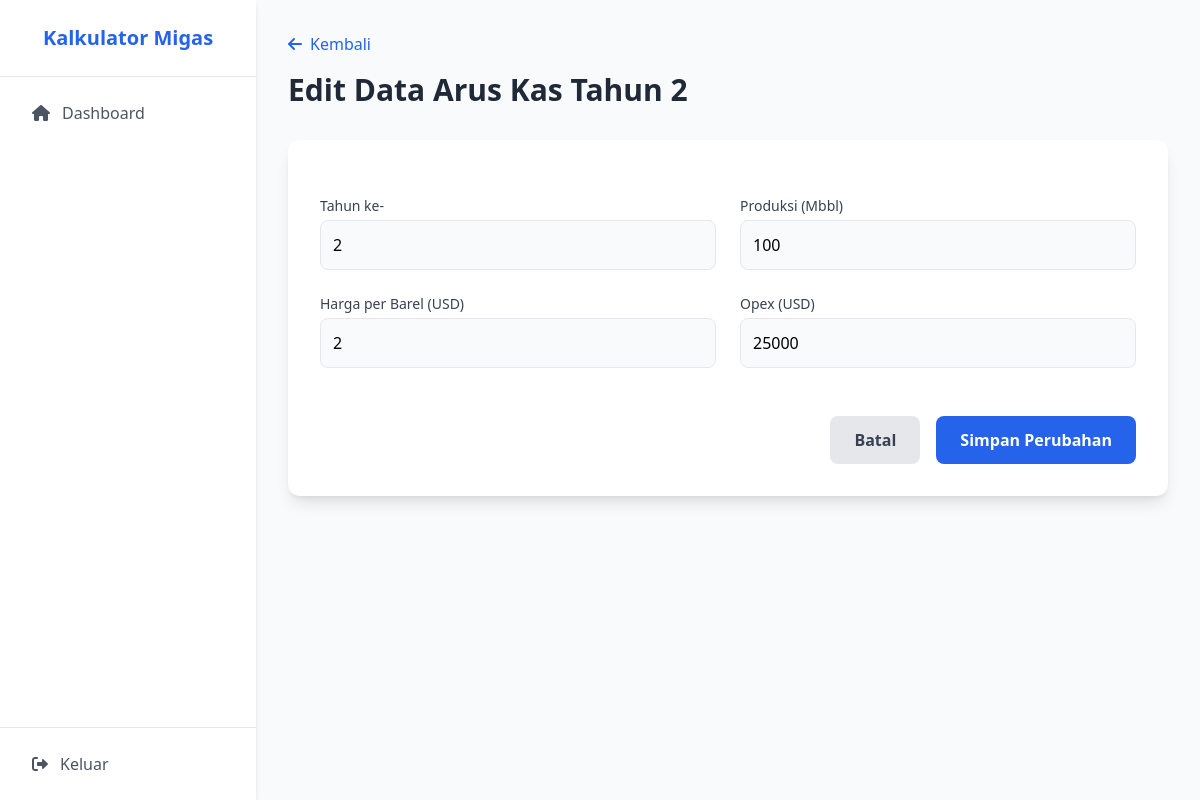
The app's page /edit-cashflow.php?id=16 (signed in) with its own data.
### tables this page shows
CREATE TABLE `cashflows` (
  `id` bigint UNSIGNED NOT NULL,
  `year` int NOT NULL,
  `production` int DEFAULT NULL,
  `income` int NOT NULL,
  `opex` int NOT NULL,
  `taxable_income` int NOT NULL,
  `net_cashflow` int NOT NULL,
  `project_id` bigint UNSIGNED NOT NULL,
  `created_at` timestamp NOT NULL,
  `updated_at` timestamp NOT NULL
);

### edit-cashflow.php (the view, shortened to what this page needs)
<?php
$user_id = $_SESSION['user_id'];
require_once "config.php";
$cashflow_id = isset($_GET['id']) ? trim($_GET['id']) : null;
$project_id = $year = $production = $price_per_barrel = $opex = "";
$validation_errors = [];
if ($_SERVER["REQUEST_METHOD"] == "POST") {
    $project_id = trim($_POST['project_id']);
    $year = trim($_POST['year']);
    $production = trim($_POST['production']);
    $price_per_barrel = trim($_POST['price_per_barrel']);
    $opex = trim($_POST['opex']);
    $sql_project = "SELECT tax, depreciation FROM projects WHERE id = ? AND user_id = ?";
    if ($stmt_project = $mysqli->prepare($sql_project)) {
        $stmt_project->bind_param("ii", $project_id, $user_id);
        $stmt_project->execute();
        $result = $stmt_project->get_result();
        $project_details = $result->fetch_assoc();
        $stmt_project->close();
    }
    if (empty($validation_errors) && $project_details) {
        $tax_percentage = $project_details['tax'];
        $depreciation_usd = $project_details['depreciation'];
        $income = $production * $price_per_barrel;
        $taxable_income = $income - $opex - $depreciation_usd;
        $tax_amount = ($taxable_income > 0) ? $taxable_income * ($tax_percentage / 100) : 0;
        $net_cashflow = $income - $opex - $tax_amount;
        $sql_update = "UPDATE cashflows SET year=?, production=?, income=?, opex=?, taxable_income=?, net_cashflow=?, updated_at=NOW() WHERE id=?";
        if ($stmt_update = $mysqli->prepare($sql_update)) {
            $stmt_update->bind_param("ididddi", $year, $production, $income, $opex, $taxable_income, $net_cashflow, $cashflow_id);
            if ($stmt_update->execute()) {
                header("location: project-details.php?id=" . $project_id);
                exit();
            } else {
                $error_message = "Gagal memperbarui data.";
            }
            $stmt_update->close();
        }
    }
} else {
    $sql_fetch = "SELECT * FROM cashflows WHERE id = ?";
    if ($stmt_fetch = $mysqli->prepare($sql_fetch)) {
        $stmt_fetch->bind_param("i", $cashflow_id);
        if ($stmt_fetch->execute()) {
            $result = $stmt_fetch->get_result();
            if ($result->num_rows == 1) {
                $cashflow = $result->fetch_assoc();
                $project_id = $cashflow['project_id'];
                $year = $cashflow['year'];
                $production = $cashflow['production'];
                $opex = $cashflow['opex'];
                $price_per_barrel = ($production > 0) ? ($cashflow['income'] / $production) : 0;
            } else {
                header("location: home.php");
                exit;
            }
        }
    }
}
?>
<!DOCTYPE html>
<html lang="id">
<head>
    <script src="https://cdn.tailwindcss.com"></script>
    <link rel="stylesheet" href="https://cdnjs.cloudflare.com/ajax/libs/font-awesome/6.0.0-beta3/css/all.min.css">
</head>
<body class="bg-gray-50">
    <div class="flex h-screen">
        <aside class="w-64 bg-white shadow-md flex flex-col">
            <div class="p-6 text-center border-b">
                <h2 class="text-xl font-bold text-blue-600">Kalkulator Migas</h2>
            </div>
            <nav class="flex-1 p-4 space-y-2"><a href="home.php" class="flex items-center px-4 py-2 text-gray-600 hover:bg-gray-100 rounded-lg"><i class="fas fa-home mr-3"></i> Dashboard</a></nav>
            <div class="p-4 border-t"><a href="logout.php" class="flex items-center px-4 py-2 text-gray-600 hover:bg-gray-100 rounded-lg"><i class="fas fa-sign-out-alt mr-3"></i> Keluar</a></div>
        </aside>
        <main class="flex-1 p-8 overflow-y-auto">
            <header class="mb-8">
                <a href="project-details.php?id=<?php echo htmlspecialchars($project_id); ?>" class="text-blue-600 hover:text-blue-800 mb-4 inline-block"><i class="fas fa-arrow-left mr-2"></i>Kembali</a>
                <h1 class="text-3xl font-bold text-gray-800">Edit Data Arus Kas Tahun <?php echo htmlspecialchars($year); ?></h1>
            </header>
            <div class="max-w-4xl mx-auto bg-white p-8 rounded-xl shadow-lg">
                <form action="<?php echo htmlspecialchars($_SERVER['PHP_SELF']) . '?id=' . $cashflow_id; ?>" method="POST" class="space-y-6">
                    <div class="grid grid-cols-1 md:grid-cols-2 gap-6">
                        <div>
                            <label for="year" class="block text-sm font-medium text-gray-700">Tahun ke-</label>
                            <input type="number" name="year" class="mt-1 w-full p-3 bg-gray-50 border rounded-lg" value="<?php echo htmlspecialchars($year); ?>">
                        </div>
                        <div>
                            <label for="production" class="block text-sm font-medium text-gray-700">Produksi (Mbbl)</label>
                            <input type="number" name="production" class="mt-1 w-full p-3 bg-gray-50 border rounded-lg" value="<?php echo htmlspecialchars($production); ?>">
                        </div>
                        <div>
                            <label for="price_per_barrel" class="block text-sm font-medium text-gray-700">Harga per Barel (USD)</label>
                            <input type="number" step="any" name="price_per_barrel" class="mt-1 w-full p-3 bg-gray-50 border rounded-lg" value="<?php echo htmlspecialchars($price_per_barrel); ?>">
                        </div>
                        <div>
                            <label for="opex" class="block text-sm font-medium text-gray-700">Opex (USD)</label>
                            <input type="number" name="opex" class="mt-1 w-full p-3 bg-gray-50 border rounded-lg" value="<?php echo htmlspecialchars($opex); ?>">
                        </div>
                    </div>
                    <div class="flex justify-end pt-6">
                        <a href="project-details.php?id=<?php echo htmlspecialchars($project_id); ?>" class="bg-gray-200 text-gray-700 font-bold py-3 px-6 rounded-lg mr-4">Batal</a>
                        <button type="submit" class="bg-blue-600 text-white font-bold py-3 px-6 rounded-lg">Simpan Perubahan</button>
                    </div>
                </form>
            </div>
        </main>
    </div>
</body>
</html>

### records on screen
cashflows: year "2", production "100", price_per_barrel "2", opex "25000"
